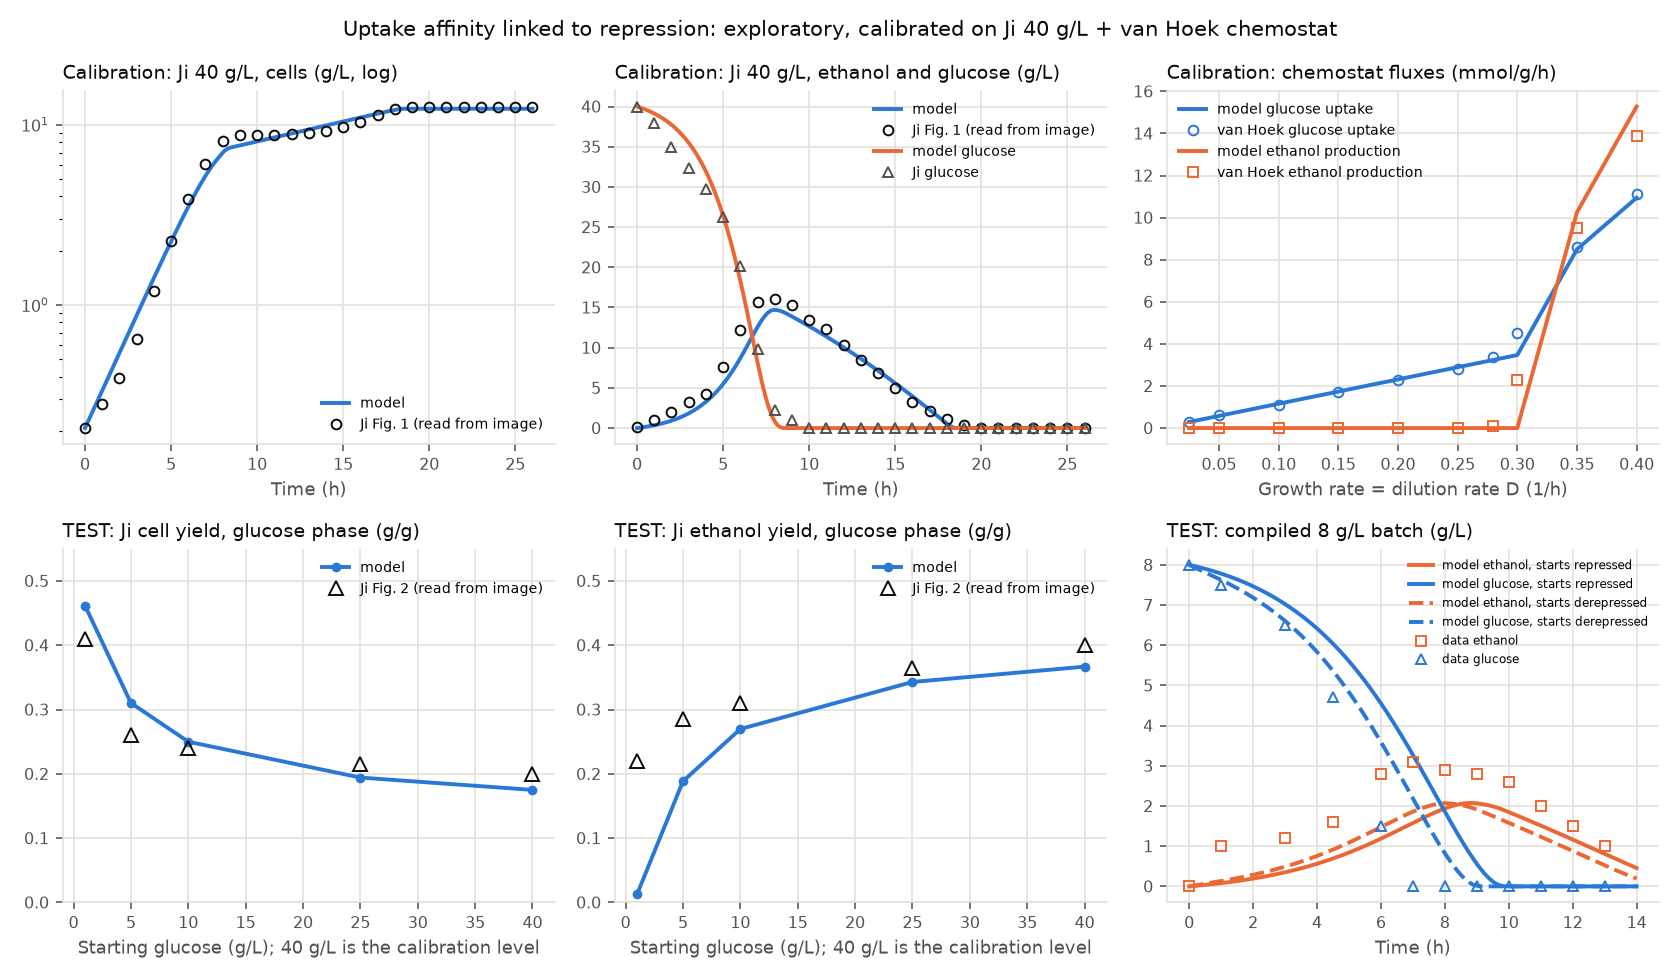

Here is the Python script that generated this plot:
# /// script
# requires-python = ">=3.11"
# dependencies = ["numpy", "scipy", "matplotlib"]
# ///
"""EXPLORATORY: overflow + repression + yeast extract, with uptake affinity that depends on repression.

Step 5 of the first goal (see docs/LEARNING.md and docs/reviews/2026-09-24-overflow-repression.md).
This is a learning model, not the engine.

Why this version: 004 fitted an uptake half-speed point KS of about 10 g/L to Ji's high-glucose
batch, while glucose-limited chemostats show cells respiring on only traces of glucose, which
needs high-affinity uptake. Yeast changes its transporters with its situation (Diderich 1999,
Walsh 1994). Agreed with Jakob: link affinity to the repression state R that the model already has.

    KS(R) = KS_HIGH_AFF * R + ks_low_aff * (1 - R)
    repressed cells (R = 0): low-affinity transporters; derepressed (R = 1): high-affinity.

Everything else as in 004. Additions for the chemostat: a dilution term (feed in, broth out).

Evidence split (agreed with Jakob):
- CALIBRATE on Ji et al. Figure 1 (40 g/L batch) + van Hoek 1998 chemostat (industrial baker's yeast).
- TEST, never fitted: Ji et al. Figure 2 (1-25 g/L yields) and the compiled 8 g/L batch.
Known compromise: Ji's strain (AFY) and van Hoek's (DS28911) are different industrial baker's
yeasts, so one parameter set describing both is an assumption.

Run with:  uv run explorations/005_state_dependent_uptake.py
"""

import csv
from dataclasses import dataclass, replace
from pathlib import Path

import matplotlib.pyplot as plt
import numpy as np
from scipy.integrate import solve_ivp
from scipy.optimize import least_squares

HERE = Path(__file__).parent
MW_GLC, MW_ETOH = 180.16, 46.07  # g/mol

# --- Fixed: literature or derived (see docs/SOURCES.md) ---
Y_OX = 0.48  # g cells / g glucose respired (van Hoek 1998, 0.47-0.49 at D = 0.05-0.25 1/h)
Y_RED = 0.10  # g cells / g glucose fermented (Verduyn 1990, anaerobic; transfer caveat)
Y_ETOH = 0.45  # g ethanol / g glucose fermented (derived from stoichiometry, see 002)
KS_HIGH_AFF = 0.27  # g/L, ~1.5 mM, high-affinity transporters Hxt6/7 (Reifenberger 1997)
KE = 0.1  # g/L, ethanol uptake half-speed point. ASSUMPTION (order of magnitude).
K_REP = 1.0  # 1/h, repression rate. NOT SOURCED; only its balance with k_rec matters in these data.
KR = 0.5  # g/L, glucose level at which the repression signal is half-active. NOT SOURCED.

YE0 = {1: 0.2, 5: 1.1, 10: 2.2, 25: 5.6, 40: 8.9}  # Ji et al. Table 1, g/L yeast extract
FIG2 = {1: (0.41, 0.22), 5: (0.26, 0.285), 10: (0.24, 0.31), 25: (0.215, 0.365), 40: (0.20, 0.40)}
VANHOEK_FEED = 7.5  # g/L glucose in the chemostat feed (41.7 mmol/L)
CHEMOSTAT_D = (0.1, 0.15, 0.2, 0.25, 0.28, 0.3, 0.35, 0.4)  # below 0.1, maintenance matters (not modelled)


@dataclass(frozen=True)
class Params:
    qs_max: float  # g glucose / g cells / h
    qcrit_min: float  # respiration threshold when repressed, g glucose / g cells / h
    qcrit_max: float  # ... when derepressed
    k_rec: float  # 1/h
    qe_max: float  # g ethanol / g cells / h
    y_xe: float  # g cells / g ethanol
    ks_low_aff: float  # g/L, KS of repressed cells
    y_xye: float  # g cells / g yeast extract
    ye_ratio: float = 0.0  # g YE per g glucose in the medium (set per run)
    dilution: float = 0.0  # 1/h, 0 for batch
    s_feed: float = 0.0  # g/L glucose in the feed


def rates(p: Params, x, s, e, r, ye):
    s, e, ye = max(s, 0.0), max(e, 0.0), max(ye, 0.0)
    g = s / (s + KR)
    ks = KS_HIGH_AFF * r + p.ks_low_aff * (1 - r)
    qs = p.qs_max * s / (ks + s)
    qcrit = p.qcrit_min + r * (p.qcrit_max - p.qcrit_min)
    q_resp = min(qs, qcrit)
    q_over = qs - q_resp
    qe = p.qe_max * e / (KE + e) * r * (1 - g)
    q_ye = qs * p.ye_ratio if ye > 0 else 0.0
    mu = Y_OX * q_resp + Y_RED * q_over + p.y_xe * qe + p.y_xye * q_ye
    d = p.dilution
    return (
        (mu - d) * x,
        d * (p.s_feed - s) - qs * x,
        (Y_ETOH * q_over - qe) * x - d * e,
        p.k_rec * (1 - r) * (1 - g) - K_REP * r * g,
        -q_ye * x - d * ye,
    ), (qs, Y_ETOH * q_over - qe)


def simulate_batch(p: Params, s0: float, x0: float, t_end: float, t_eval=None, r0=0.0, with_ye=True):
    ye0 = YE0.get(int(s0), 0.0) if with_ye else 0.0
    p = replace(p, ye_ratio=ye0 / s0, dilution=0.0)
    sol = solve_ivp(lambda t, y: rates(p, *y)[0], (0, t_end), [x0, s0, 0.0, r0, ye0],
                    t_eval=t_eval, max_step=0.05, rtol=1e-7, atol=1e-9)
    return sol.t, sol.y


def chemostat_steady_state(p: Params, d: float) -> tuple[float, float, float]:
    """Run the chemostat until steady. Returns (glucose uptake, net ethanol production, cells), per g cells."""
    p = replace(p, dilution=d, s_feed=VANHOEK_FEED, ye_ratio=0.0)
    y0 = [Y_OX * VANHOEK_FEED * 0.9, 0.05, 0.0, 1.0, 0.0]
    sol = solve_ivp(lambda t, y: rates(p, *y)[0], (0, 150), y0, method="LSODA", rtol=1e-7, atol=1e-9)
    x, s, e, r, ye = sol.y[:, -1]
    (_, (qs, qe_net)) = rates(p, x, s, e, r, ye)
    return qs, qe_net, x


def glucose_phase_yields(t, y, s0, x0):
    x, s, e = y[0], y[1], y[2]
    i = int(np.argmax(s < 0.01 * s0))
    return (x[i] - x0) / s0, e[i] / s0


def load_csv(name: str) -> dict[str, np.ndarray]:
    lines = [l for l in open(HERE / "data" / name) if not l.startswith("#")]
    rows = list(csv.DictReader(lines))
    return {k: np.array([float(r[k]) for r in rows]) for k in rows[0]}


def calibrate(ji: dict, vh: dict) -> Params:
    t = ji["t_h"]
    idx = [i for i, d in enumerate(vh["D_per_h"]) if round(d, 3) in CHEMOSTAT_D]
    d_list = vh["D_per_h"][idx]
    q_glc = vh["q_glucose"][idx] * MW_GLC / 1000  # g/g/h
    q_eth = vh["q_ethanol"][idx] * MW_ETOH / 1000

    def residuals(v):
        p = Params(*v)
        _, y = simulate_batch(p, 40.0, ji["cells_g_per_L"][0], t[-1], t_eval=t)
        if y.shape[1] != len(t):
            return np.full(3 * len(t) + 2 * len(idx), 10.0)
        batch = np.concatenate([
            np.log(y[0]) - np.log(ji["cells_g_per_L"]),
            (y[1] - ji["glucose_g_per_L"]) / 10.0,
            (y[2] - ji["ethanol_g_per_L"]) / 10.0,
        ])
        chem = []
        for d, qg, qe in zip(d_list, q_glc, q_eth):
            m_qg, m_qe, _ = chemostat_steady_state(p, d)
            chem += [(m_qg - qg) / 0.2, (m_qe - qe) / 0.2]  # ~0.2 g/g/h scale, comparable weight to batch
        return np.concatenate([batch, np.array(chem)])

    #         qs_max qcrit_min qcrit_max k_rec qe_max y_xe ks_low y_xye
    start = [3.0, 0.1, 0.6, 5.0, 0.2, 0.3, 8.0, 0.15]
    lower = [0.5, 0.0, 0.2, 0.05, 0.01, 0.05, 0.3, 0.0]
    upper = [10.0, 1.5, 1.5, 20.0, 3.0, 0.8, 30.0, 1.0]
    fit = least_squares(residuals, start, bounds=(lower, upper), x_scale="jac")
    return Params(*fit.x)


def main() -> None:
    ji = load_csv("ji2016_fig1_40gL.csv")
    vh = load_csv("vanhoek1998_chemostat.csv")
    hb = load_csv("compiled_batch_8gL.csv")
    p = calibrate(ji, vh)
    print("Calibrated on Ji 40 g/L + van Hoek chemostat:")
    for k, v in p.__dict__.items():
        if k not in ("ye_ratio", "dilution", "s_feed"):
            print(f"  {k:11s} {v:.3f}")

    print("\nChemostat (calibration): D, glucose uptake and ethanol production in mmol/g/h, model vs van Hoek")
    chem = []
    for d, qg, qe in zip(vh["D_per_h"], vh["q_glucose"], vh["q_ethanol"]):
        m_qg, m_qe, _ = chemostat_steady_state(p, d)
        chem.append((d, m_qg / MW_GLC * 1000, m_qe / MW_ETOH * 1000, qg, qe))
        print(f"  D={d:5.3f}  glucose {chem[-1][1]:5.2f} vs {qg:5.2f}   ethanol {chem[-1][2]:5.2f} vs {qe:5.2f}")

    x0 = ji["cells_g_per_L"][0]
    levels = sorted(FIG2)
    table = [glucose_phase_yields(*simulate_batch(p, s0, x0, 40.0), s0, x0) for s0 in levels]
    print("\nTest: Ji Fig. 2 glucose-phase yields (cells / ethanol, g/g), model vs Ji")
    for s0, (mx, me) in zip(levels, table):
        tag = "(calibration level)" if s0 == 40 else ""
        print(f"  {s0:>3} g/L  model {mx:.2f} / {me:.2f}   Ji {FIG2[s0][0]:.2f} / {FIG2[s0][1]:.2f}  {tag}")

    print("\nTest: compiled 8 g/L batch (no yeast extract assumed), glucose-phase yields at glucose exhaustion")
    hx0 = hb["cells_g_per_L"][0]
    i_end = int(np.argmax(hb["glucose_g_per_L"] <= 0))
    data_y = ((hb["cells_g_per_L"][i_end] - hx0) / 8.0, hb["ethanol_g_per_L"][i_end] / 8.0)
    hb_runs = {}
    for r0, label in ((0.0, "starts repressed"), (1.0, "starts derepressed")):
        t_h, y_h = simulate_batch(p, 8.0, hx0, 14.0, t_eval=np.linspace(0, 14, 300), r0=r0, with_ye=False)
        hb_runs[label] = (t_h, y_h)
        my = glucose_phase_yields(*simulate_batch(p, 8.0, hx0, 30.0, r0=r0, with_ye=False), 8.0, hx0)
        print(f"  model ({label}): {my[0]:.2f} / {my[1]:.2f}   data {data_y[0]:.2f} / {data_y[1]:.2f}")

    plot(p, ji, chem, levels, table, hb, hb_runs)


def plot(p, ji, chem, levels, table, hb, hb_runs) -> None:
    ink, muted, grid, blue, orange = "#0b0b0b", "#52514e", "#e1e0d9", "#2a78d6", "#eb6834"

    def style(ax, title, xlabel):
        ax.set_title(title, loc="left", color=ink, fontsize=10)
        ax.grid(True, color=grid, linewidth=0.8)
        ax.tick_params(colors=muted, labelsize=8)
        for side in ("top", "right"):
            ax.spines[side].set_visible(False)
        for side in ("left", "bottom"):
            ax.spines[side].set_color(grid)
        ax.set_xlabel(xlabel, color=muted, fontsize=9)

    fig, axes = plt.subplots(2, 3, figsize=(12, 7))
    t = np.linspace(0, 26, 400)
    _, y = simulate_batch(p, 40.0, ji["cells_g_per_L"][0], 26, t_eval=t)
    for ax, i, key, title, log in ((axes[0, 0], 0, "cells_g_per_L", "Calibration: Ji 40 g/L, cells (g/L, log)", True),
                                   (axes[0, 1], 2, "ethanol_g_per_L", "Calibration: Ji 40 g/L, ethanol and glucose (g/L)", False)):
        ax.plot(t, y[i], color=blue, linewidth=2, label="model")
        ax.plot(ji["t_h"], ji[key], "o", mfc="none", mec=ink, ms=5, label="Ji Fig. 1 (read from image)")
        if not log:
            ax.plot(t, y[1], color=orange, linewidth=2, label="model glucose")
            ax.plot(ji["t_h"], ji["glucose_g_per_L"], "^", mfc="none", mec=muted, ms=5, label="Ji glucose")
        else:
            ax.set_yscale("log")
        style(ax, title, "Time (h)")
        ax.legend(fontsize=7, frameon=False)

    d = [c[0] for c in chem]
    ax = axes[0, 2]
    ax.plot(d, [c[1] for c in chem], color=blue, linewidth=2, label="model glucose uptake")
    ax.plot(d, [c[3] for c in chem], "o", mfc="none", mec=blue, ms=5, label="van Hoek glucose uptake")
    ax.plot(d, [c[2] for c in chem], color=orange, linewidth=2, label="model ethanol production")
    ax.plot(d, [c[4] for c in chem], "s", mfc="none", mec=orange, ms=5, label="van Hoek ethanol production")
    style(ax, "Calibration: chemostat fluxes (mmol/g/h)", "Growth rate = dilution rate D (1/h)")
    ax.legend(fontsize=7, frameon=False)

    for ax, j, title in ((axes[1, 0], 0, "TEST: Ji cell yield, glucose phase (g/g)"),
                         (axes[1, 1], 1, "TEST: Ji ethanol yield, glucose phase (g/g)")):
        ax.plot(levels, [v[j] for v in table], color=blue, linewidth=2, marker="o", ms=4, label="model")
        ax.plot(levels, [FIG2[s][j] for s in levels], "^", mfc="none", mec=ink, ms=7, label="Ji Fig. 2 (read from image)")
        ax.set_ylim(0, 0.55)
        style(ax, title, "Starting glucose (g/L); 40 g/L is the calibration level")
        ax.legend(fontsize=7, frameon=False)

    ax = axes[1, 2]
    for (label, (th, yh)), ls in zip(hb_runs.items(), ("-", "--")):
        ax.plot(th, yh[2], color=orange, linewidth=2, linestyle=ls, label=f"model ethanol, {label}")
        ax.plot(th, yh[1], color=blue, linewidth=2, linestyle=ls, label=f"model glucose, {label}")
    ax.plot(hb["t_h"], hb["ethanol_g_per_L"], "s", mfc="none", mec=orange, ms=5, label="data ethanol")
    ax.plot(hb["t_h"], hb["glucose_g_per_L"], "^", mfc="none", mec=blue, ms=5, label="data glucose")
    style(ax, "TEST: compiled 8 g/L batch (g/L)", "Time (h)")
    ax.legend(fontsize=6, frameon=False)

    fig.suptitle("Uptake affinity linked to repression: exploratory, calibrated on Ji 40 g/L + van Hoek chemostat",
                 color=ink, fontsize=11)
    fig.tight_layout()
    fig.savefig(HERE / "005_state_dependent_uptake.png", dpi=140)


if __name__ == "__main__":
    main()
